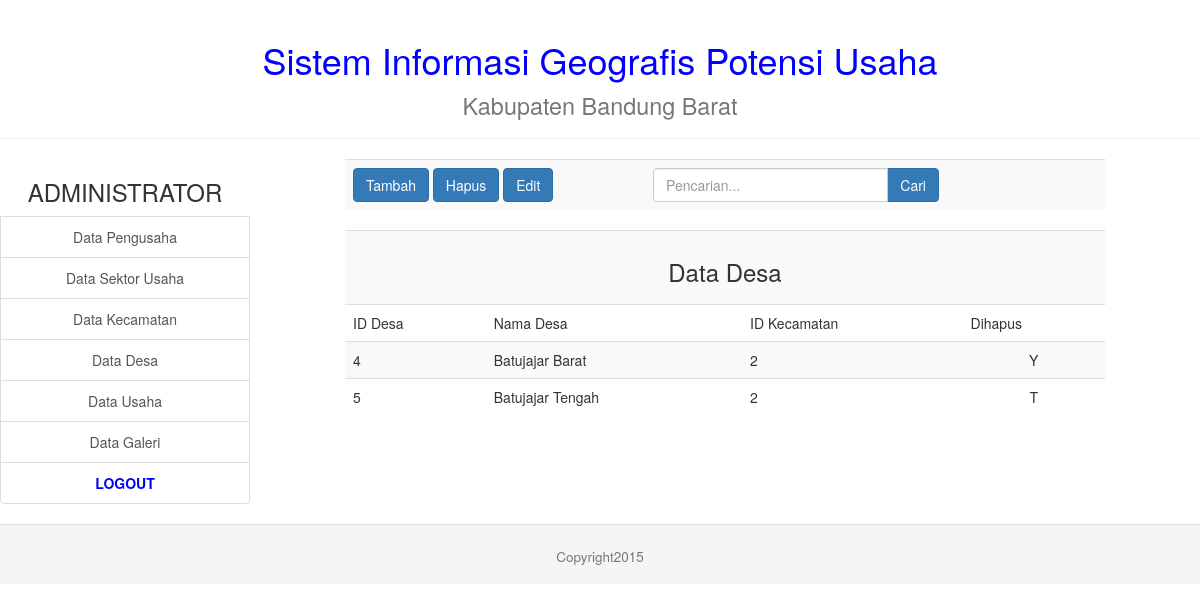
The app's page /admin/desa_view.php, older data.
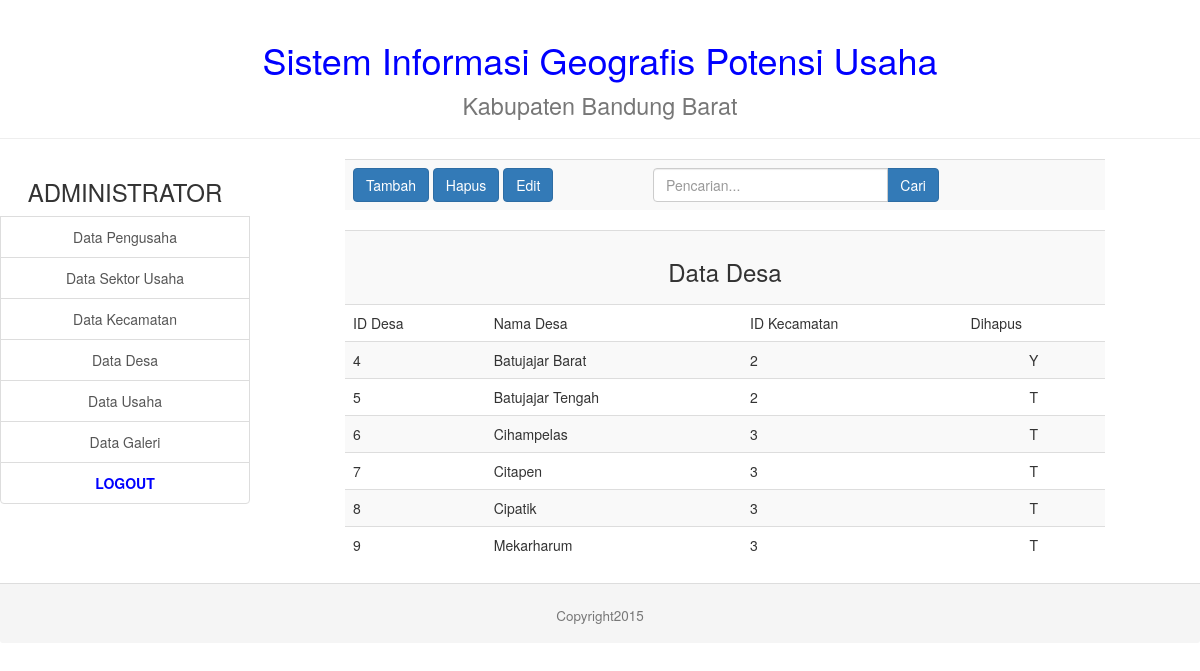
The same page, newer data.
### tables this page shows
CREATE TABLE IF NOT EXISTS `desa` (
`id_desa` int(11) NOT NULL,
  `nama_desa` varchar(20) NOT NULL,
  `id_kec` int(11) NOT NULL,
  `dihapus` char(1) DEFAULT 'T'
);

### admin/desa_view.php (the view, shortened to what this page needs)
<!DOCTYPE html>
<html lang="en">
  <head>
    <?php include("lib_func.php"); ?>
    <link href="css/bootstrap.min.css" rel="stylesheet">
  </head>
  <body>
    <table width="100%" align="center" border=0 >
      <tr>
        <td colspan=2 align="center" >
        </td>
      </tr>
      <tr>
        <td width="250px" valign="top">
        </td>
        <td valign="top" >
          <table class="table table-striped" align="center">
            <tr>
              <td align="left" width="300px">
                <a href="desa_form_tambah.php"><button type="button" class="btn btn-primary">Tambah</button></a>
                <a href="desa_hapus.php"><button type="button" class="btn btn-primary">Hapus</button></a>
                <a href="desa_edit.php"><button type="button" class="btn btn-primary">Edit</button></a>
              </td>
              <td align="center">
                <div class="row">
                  <div class="col-lg-8">
                    <div class="input-group">
                      <input type="text" class="form-control" placeholder="Pencarian...">
                      <span class="input-group-btn">
                        <button class="btn btn-primary" type="button">Cari</button>
                      </span>
                    </div>
                  </div>
                </div>
              </td>
            </tr>
          </table>
          <?php
            $link=koneksi_db();
            $sql="select * from desa order by id_desa";
            $res=mysql_query($sql,$link);
            $banyakrecord=mysql_num_rows($res);
            if($banyakrecord>0){
              ?>
              <table class="table table-striped" align="center">
                <tr>
                  <td colspan=4 align="center" valign="middle"><font></font><h3>Data Desa</h3></td>
                </tr>
                <tr>
                  <td>ID Desa</td>
                  <td>Nama Desa</td>
                  <td>ID Kecamatan</td>
                  <td>Dihapus</td>
                </tr>
                <?php
                  while($data=mysql_fetch_array($res)){
                    ?>
                    <tr>
                      <td>
                        <?php echo $data['id_desa'];?>
                      </td>
                      <td>
                        <?php echo $data['nama_desa'];?>
                      </td>
                      <td>
                        <?php echo $data['id_kec'];?>
                      </td>
                      <td align="center">
                        <?php echo $data['dihapus'];?>
                      </td>
                    </tr>
                    <?php
                  }?>
            </table>
            <?php
        }else{
          ?>
          <div class="alert alert-warning" role="alert">Data Desa tidak ditemukan !!</div>
          <?php
        }?>
              </table>
      <tr>
        <td colspan=4>
        </td>
      </tr>
  </body>
</html>

Row changes from the older to the newer data that the page shows:
added desa: id_desa "6", nama_desa "Cihampelas", id_kec "3", dihapus "T"
added desa: id_desa "7", nama_desa "Citapen", id_kec "3", dihapus "T"
added desa: id_desa "8", nama_desa "Cipatik", id_kec "3", dihapus "T"
added desa: id_desa "9", nama_desa "Mekarharum", id_kec "3", dihapus "T"
